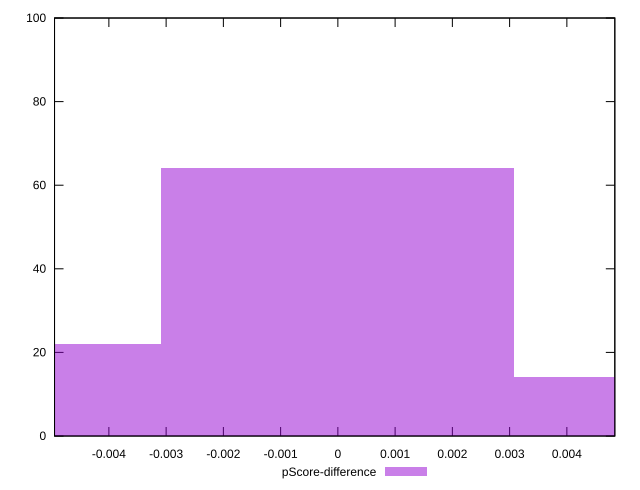

Source code (gnuplot):
reset

$pScoreDifference <<EOF
0 64
-0.006162695495566633 22
0.006162695495566633 14
EOF

set key outside below
set boxwidth 0.006162695495566633
set xrange [-0.004949196136367018:0.004837808830505663]
set yrange [0:100]
set trange [0:100]
set style fill transparent solid 0.5 noborder
set terminal svg size 640, 490 enhanced background rgb 'white'
set output "report_00015_2021-02-09T16-11-33.973Z/mainthread-work-breakdown/samples/pages+cached+noadtech/pScore-difference/histogram.svg"

plot $pScoreDifference title "pScore-difference" with boxes

reset
